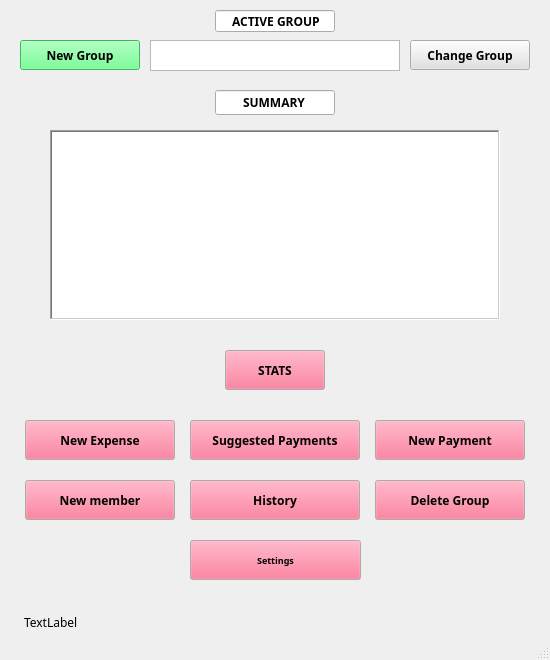
<?xml version="1.0" encoding="UTF-8"?>
<ui version="4.0">
 <class>mainWindow</class>
 <widget class="QMainWindow" name="mainWindow">
  <property name="geometry">
   <rect>
    <x>0</x>
    <y>0</y>
    <width>550</width>
    <height>660</height>
   </rect>
  </property>
  <property name="palette">
   <palette>
    <active>
     <colorrole role="Button">
      <brush brushstyle="SolidPattern">
       <color alpha="255">
        <red>255</red>
        <green>85</green>
        <blue>127</blue>
       </color>
      </brush>
     </colorrole>
    </active>
    <inactive>
     <colorrole role="Button">
      <brush brushstyle="SolidPattern">
       <color alpha="255">
        <red>255</red>
        <green>85</green>
        <blue>127</blue>
       </color>
      </brush>
     </colorrole>
    </inactive>
    <disabled>
     <colorrole role="Button">
      <brush brushstyle="SolidPattern">
       <color alpha="255">
        <red>255</red>
        <green>85</green>
        <blue>127</blue>
       </color>
      </brush>
     </colorrole>
    </disabled>
   </palette>
  </property>
  <property name="windowTitle">
   <string>MainWindow</string>
  </property>
  <widget class="QWidget" name="centralwidget">
   <widget class="QPushButton" name="newGroupButton">
    <property name="geometry">
     <rect>
      <x>20</x>
      <y>40</y>
      <width>120</width>
      <height>30</height>
     </rect>
    </property>
    <property name="palette">
     <palette>
      <active>
       <colorrole role="WindowText">
        <brush brushstyle="SolidPattern">
         <color alpha="255">
          <red>0</red>
          <green>0</green>
          <blue>0</blue>
         </color>
        </brush>
       </colorrole>
       <colorrole role="Button">
        <brush brushstyle="SolidPattern">
         <color alpha="255">
          <red>85</red>
          <green>255</green>
          <blue>127</blue>
         </color>
        </brush>
       </colorrole>
       <colorrole role="Light">
        <brush brushstyle="SolidPattern">
         <color alpha="255">
          <red>213</red>
          <green>255</green>
          <blue>223</blue>
         </color>
        </brush>
       </colorrole>
       <colorrole role="Midlight">
        <brush brushstyle="SolidPattern">
         <color alpha="255">
          <red>149</red>
          <green>255</green>
          <blue>175</blue>
         </color>
        </brush>
       </colorrole>
       <colorrole role="Dark">
        <brush brushstyle="SolidPattern">
         <color alpha="255">
          <red>42</red>
          <green>127</green>
          <blue>63</blue>
         </color>
        </brush>
       </colorrole>
       <colorrole role="Mid">
        <brush brushstyle="SolidPattern">
         <color alpha="255">
          <red>56</red>
          <green>170</green>
          <blue>84</blue>
         </color>
        </brush>
       </colorrole>
       <colorrole role="Text">
        <brush brushstyle="SolidPattern">
         <color alpha="255">
          <red>0</red>
          <green>0</green>
          <blue>0</blue>
         </color>
        </brush>
       </colorrole>
       <colorrole role="BrightText">
        <brush brushstyle="SolidPattern">
         <color alpha="255">
          <red>255</red>
          <green>255</green>
          <blue>255</blue>
         </color>
        </brush>
       </colorrole>
       <colorrole role="ButtonText">
        <brush brushstyle="SolidPattern">
         <color alpha="255">
          <red>0</red>
          <green>0</green>
          <blue>0</blue>
         </color>
        </brush>
       </colorrole>
       <colorrole role="Base">
        <brush brushstyle="SolidPattern">
         <color alpha="255">
          <red>255</red>
          <green>255</green>
          <blue>255</blue>
         </color>
        </brush>
       </colorrole>
       <colorrole role="Window">
        <brush brushstyle="SolidPattern">
         <color alpha="255">
          <red>85</red>
          <green>255</green>
          <blue>127</blue>
         </color>
        </brush>
       </colorrole>
       <colorrole role="Shadow">
        <brush brushstyle="SolidPattern">
         <color alpha="255">
          <red>0</red>
          <green>0</green>
          <blue>0</blue>
         </color>
        </brush>
       </colorrole>
       <colorrole role="AlternateBase">
        <brush brushstyle="SolidPattern">
         <color alpha="255">
          <red>170</red>
          <green>255</green>
          <blue>191</blue>
         </color>
        </brush>
       </colorrole>
       <colorrole role="ToolTipBase">
        <brush brushstyle="SolidPattern">
         <color alpha="255">
          <red>255</red>
          <green>255</green>
          <blue>220</blue>
         </color>
        </brush>
       </colorrole>
       <colorrole role="ToolTipText">
        <brush brushstyle="SolidPattern">
         <color alpha="255">
          <red>0</red>
          <green>0</green>
          <blue>0</blue>
         </color>
        </brush>
       </colorrole>
      </active>
      <inactive>
       <colorrole role="WindowText">
        <brush brushstyle="SolidPattern">
         <color alpha="255">
          <red>0</red>
          <green>0</green>
          <blue>0</blue>
         </color>
        </brush>
       </colorrole>
       <colorrole role="Button">
        <brush brushstyle="SolidPattern">
         <color alpha="255">
          <red>85</red>
          <green>255</green>
          <blue>127</blue>
         </color>
        </brush>
       </colorrole>
       <colorrole role="Light">
        <brush brushstyle="SolidPattern">
         <color alpha="255">
          <red>213</red>
          <green>255</green>
          <blue>223</blue>
         </color>
        </brush>
       </colorrole>
       <colorrole role="Midlight">
        <brush brushstyle="SolidPattern">
         <color alpha="255">
          <red>149</red>
          <green>255</green>
          <blue>175</blue>
         </color>
        </brush>
       </colorrole>
       <colorrole role="Dark">
        <brush brushstyle="SolidPattern">
         <color alpha="255">
          <red>42</red>
          <green>127</green>
          <blue>63</blue>
         </color>
        </brush>
       </colorrole>
       <colorrole role="Mid">
        <brush brushstyle="SolidPattern">
         <color alpha="255">
          <red>56</red>
          <green>170</green>
          <blue>84</blue>
         </color>
        </brush>
       </colorrole>
       <colorrole role="Text">
        <brush brushstyle="SolidPattern">
         <color alpha="255">
          <red>0</red>
          <green>0</green>
          <blue>0</blue>
         </color>
        </brush>
       </colorrole>
       <colorrole role="BrightText">
        <brush brushstyle="SolidPattern">
         <color alpha="255">
          <red>255</red>
          <green>255</green>
          <blue>255</blue>
         </color>
        </brush>
       </colorrole>
       <colorrole role="ButtonText">
        <brush brushstyle="SolidPattern">
         <color alpha="255">
          <red>0</red>
          <green>0</green>
          <blue>0</blue>
         </color>
        </brush>
       </colorrole>
       <colorrole role="Base">
        <brush brushstyle="SolidPattern">
         <color alpha="255">
          <red>255</red>
          <green>255</green>
          <blue>255</blue>
         </color>
        </brush>
       </colorrole>
       <colorrole role="Window">
        <brush brushstyle="SolidPattern">
         <color alpha="255">
          <red>85</red>
          <green>255</green>
          <blue>127</blue>
         </color>
        </brush>
       </colorrole>
       <colorrole role="Shadow">
        <brush brushstyle="SolidPattern">
         <color alpha="255">
          <red>0</red>
          <green>0</green>
          <blue>0</blue>
         </color>
        </brush>
       </colorrole>
       <colorrole role="AlternateBase">
        <brush brushstyle="SolidPattern">
         <color alpha="255">
          <red>170</red>
          <green>255</green>
          <blue>191</blue>
         </color>
        </brush>
       </colorrole>
       <colorrole role="ToolTipBase">
        <brush brushstyle="SolidPattern">
         <color alpha="255">
          <red>255</red>
          <green>255</green>
          <blue>220</blue>
         </color>
        </brush>
       </colorrole>
       <colorrole role="ToolTipText">
        <brush brushstyle="SolidPattern">
         <color alpha="255">
          <red>0</red>
          <green>0</green>
          <blue>0</blue>
         </color>
        </brush>
       </colorrole>
      </inactive>
      <disabled>
       <colorrole role="WindowText">
        <brush brushstyle="SolidPattern">
         <color alpha="255">
          <red>42</red>
          <green>127</green>
          <blue>63</blue>
         </color>
        </brush>
       </colorrole>
       <colorrole role="Button">
        <brush brushstyle="SolidPattern">
         <color alpha="255">
          <red>85</red>
          <green>255</green>
          <blue>127</blue>
         </color>
        </brush>
       </colorrole>
       <colorrole role="Light">
        <brush brushstyle="SolidPattern">
         <color alpha="255">
          <red>213</red>
          <green>255</green>
          <blue>223</blue>
         </color>
        </brush>
       </colorrole>
       <colorrole role="Midlight">
        <brush brushstyle="SolidPattern">
         <color alpha="255">
          <red>149</red>
          <green>255</green>
          <blue>175</blue>
         </color>
        </brush>
       </colorrole>
       <colorrole role="Dark">
        <brush brushstyle="SolidPattern">
         <color alpha="255">
          <red>42</red>
          <green>127</green>
          <blue>63</blue>
         </color>
        </brush>
       </colorrole>
       <colorrole role="Mid">
        <brush brushstyle="SolidPattern">
         <color alpha="255">
          <red>56</red>
          <green>170</green>
          <blue>84</blue>
         </color>
        </brush>
       </colorrole>
       <colorrole role="Text">
        <brush brushstyle="SolidPattern">
         <color alpha="255">
          <red>42</red>
          <green>127</green>
          <blue>63</blue>
         </color>
        </brush>
       </colorrole>
       <colorrole role="BrightText">
        <brush brushstyle="SolidPattern">
         <color alpha="255">
          <red>255</red>
          <green>255</green>
          <blue>255</blue>
         </color>
        </brush>
       </colorrole>
       <colorrole role="ButtonText">
        <brush brushstyle="SolidPattern">
         <color alpha="255">
          <red>42</red>
          <green>127</green>
          <blue>63</blue>
         </color>
        </brush>
       </colorrole>
       <colorrole role="Base">
        <brush brushstyle="SolidPattern">
         <color alpha="255">
          <red>85</red>
          <green>255</green>
          <blue>127</blue>
         </color>
        </brush>
       </colorrole>
       <colorrole role="Window">
        <brush brushstyle="SolidPattern">
         <color alpha="255">
          <red>85</red>
          <green>255</green>
          <blue>127</blue>
         </color>
        </brush>
       </colorrole>
       <colorrole role="Shadow">
        <brush brushstyle="SolidPattern">
         <color alpha="255">
          <red>0</red>
          <green>0</green>
          <blue>0</blue>
         </color>
        </brush>
       </colorrole>
       <colorrole role="AlternateBase">
        <brush brushstyle="SolidPattern">
         <color alpha="255">
          <red>85</red>
          <green>255</green>
          <blue>127</blue>
         </color>
        </brush>
       </colorrole>
       <colorrole role="ToolTipBase">
        <brush brushstyle="SolidPattern">
         <color alpha="255">
          <red>255</red>
          <green>255</green>
          <blue>220</blue>
         </color>
        </brush>
       </colorrole>
       <colorrole role="ToolTipText">
        <brush brushstyle="SolidPattern">
         <color alpha="255">
          <red>0</red>
          <green>0</green>
          <blue>0</blue>
         </color>
        </brush>
       </colorrole>
      </disabled>
     </palette>
    </property>
    <property name="font">
     <font>
      <family>Lucida Calligraphy</family>
      <weight>75</weight>
      <italic>false</italic>
      <bold>true</bold>
     </font>
    </property>
    <property name="acceptDrops">
     <bool>false</bool>
    </property>
    <property name="text">
     <string>New Group</string>
    </property>
   </widget>
   <widget class="QPushButton" name="changeGroupButton">
    <property name="geometry">
     <rect>
      <x>410</x>
      <y>40</y>
      <width>120</width>
      <height>30</height>
     </rect>
    </property>
    <property name="palette">
     <palette>
      <active>
       <colorrole role="Button">
        <brush brushstyle="SolidPattern">
         <color alpha="255">
          <red>225</red>
          <green>225</green>
          <blue>225</blue>
         </color>
        </brush>
       </colorrole>
      </active>
      <inactive>
       <colorrole role="Button">
        <brush brushstyle="SolidPattern">
         <color alpha="255">
          <red>225</red>
          <green>225</green>
          <blue>225</blue>
         </color>
        </brush>
       </colorrole>
      </inactive>
      <disabled>
       <colorrole role="Button">
        <brush brushstyle="SolidPattern">
         <color alpha="255">
          <red>225</red>
          <green>225</green>
          <blue>225</blue>
         </color>
        </brush>
       </colorrole>
      </disabled>
     </palette>
    </property>
    <property name="font">
     <font>
      <family>Lucida Calligraphy</family>
      <weight>75</weight>
      <bold>true</bold>
     </font>
    </property>
    <property name="text">
     <string>Change Group</string>
    </property>
   </widget>
   <widget class="QTextBrowser" name="textBrowser">
    <property name="enabled">
     <bool>true</bool>
    </property>
    <property name="geometry">
     <rect>
      <x>150</x>
      <y>40</y>
      <width>250</width>
      <height>31</height>
     </rect>
    </property>
    <property name="palette">
     <palette>
      <active>
       <colorrole role="WindowText">
        <brush brushstyle="SolidPattern">
         <color alpha="255">
          <red>0</red>
          <green>0</green>
          <blue>0</blue>
         </color>
        </brush>
       </colorrole>
       <colorrole role="Text">
        <brush brushstyle="SolidPattern">
         <color alpha="255">
          <red>0</red>
          <green>0</green>
          <blue>255</blue>
         </color>
        </brush>
       </colorrole>
      </active>
      <inactive>
       <colorrole role="WindowText">
        <brush brushstyle="SolidPattern">
         <color alpha="255">
          <red>0</red>
          <green>0</green>
          <blue>0</blue>
         </color>
        </brush>
       </colorrole>
       <colorrole role="Text">
        <brush brushstyle="SolidPattern">
         <color alpha="255">
          <red>0</red>
          <green>0</green>
          <blue>255</blue>
         </color>
        </brush>
       </colorrole>
      </inactive>
      <disabled>
       <colorrole role="WindowText">
        <brush brushstyle="SolidPattern">
         <color alpha="255">
          <red>120</red>
          <green>120</green>
          <blue>120</blue>
         </color>
        </brush>
       </colorrole>
       <colorrole role="Text">
        <brush brushstyle="SolidPattern">
         <color alpha="255">
          <red>120</red>
          <green>120</green>
          <blue>120</blue>
         </color>
        </brush>
       </colorrole>
      </disabled>
     </palette>
    </property>
    <property name="font">
     <font>
      <family>Segoe Print</family>
      <pointsize>10</pointsize>
      <weight>75</weight>
      <bold>true</bold>
     </font>
    </property>
    <property name="verticalScrollBarPolicy">
     <enum>Qt::ScrollBarAlwaysOff</enum>
    </property>
    <property name="horizontalScrollBarPolicy">
     <enum>Qt::ScrollBarAlwaysOff</enum>
    </property>
    <property name="html">
     <string>&lt;!DOCTYPE HTML PUBLIC &quot;-//W3C//DTD HTML 4.0//EN&quot; &quot;http://www.w3.org/TR/REC-html40/strict.dtd&quot;&gt;
&lt;html&gt;&lt;head&gt;&lt;meta name=&quot;qrichtext&quot; content=&quot;1&quot; /&gt;&lt;style type=&quot;text/css&quot;&gt;
p, li { white-space: pre-wrap; }
&lt;/style&gt;&lt;/head&gt;&lt;body style=&quot; font-family:'Segoe Print'; font-size:10pt; font-weight:600; font-style:normal;&quot;&gt;
&lt;p align=&quot;center&quot; style=&quot;-qt-paragraph-type:empty; margin-top:0px; margin-bottom:0px; margin-left:0px; margin-right:0px; -qt-block-indent:0; text-indent:0px; font-family:'MS Shell Dlg 2'; font-size:8pt; font-weight:400;&quot;&gt;&lt;br /&gt;&lt;/p&gt;&lt;/body&gt;&lt;/html&gt;</string>
    </property>
   </widget>
   <widget class="QLineEdit" name="lineEdit">
    <property name="geometry">
     <rect>
      <x>215</x>
      <y>10</y>
      <width>120</width>
      <height>22</height>
     </rect>
    </property>
    <property name="font">
     <font>
      <family>Rockwell</family>
      <weight>75</weight>
      <italic>false</italic>
      <bold>true</bold>
     </font>
    </property>
    <property name="text">
     <string> ACTIVE GROUP</string>
    </property>
    <property name="alignment">
     <set>Qt::AlignCenter</set>
    </property>
    <property name="readOnly">
     <bool>true</bool>
    </property>
   </widget>
   <widget class="QLineEdit" name="lineEdit_2">
    <property name="geometry">
     <rect>
      <x>215</x>
      <y>90</y>
      <width>120</width>
      <height>25</height>
     </rect>
    </property>
    <property name="font">
     <font>
      <family>Rockwell</family>
      <weight>75</weight>
      <italic>false</italic>
      <bold>true</bold>
     </font>
    </property>
    <property name="text">
     <string>SUMMARY</string>
    </property>
    <property name="alignment">
     <set>Qt::AlignCenter</set>
    </property>
    <property name="readOnly">
     <bool>true</bool>
    </property>
   </widget>
   <widget class="QTextBrowser" name="displayText">
    <property name="geometry">
     <rect>
      <x>50</x>
      <y>130</y>
      <width>450</width>
      <height>190</height>
     </rect>
    </property>
    <property name="font">
     <font>
      <family>Maiandra GD</family>
      <pointsize>10</pointsize>
      <weight>75</weight>
      <bold>true</bold>
     </font>
    </property>
    <property name="frameShape">
     <enum>QFrame::WinPanel</enum>
    </property>
    <property name="frameShadow">
     <enum>QFrame::Sunken</enum>
    </property>
    <property name="lineWidth">
     <number>1</number>
    </property>
    <property name="midLineWidth">
     <number>0</number>
    </property>
   </widget>
   <widget class="QPushButton" name="statsButton">
    <property name="geometry">
     <rect>
      <x>225</x>
      <y>350</y>
      <width>100</width>
      <height>40</height>
     </rect>
    </property>
    <property name="font">
     <font>
      <family>Lucida Calligraphy</family>
      <weight>75</weight>
      <bold>true</bold>
     </font>
    </property>
    <property name="text">
     <string>STATS</string>
    </property>
   </widget>
   <widget class="QPushButton" name="newMemberButton">
    <property name="geometry">
     <rect>
      <x>25</x>
      <y>480</y>
      <width>150</width>
      <height>40</height>
     </rect>
    </property>
    <property name="font">
     <font>
      <family>Lucida Calligraphy</family>
      <weight>75</weight>
      <bold>true</bold>
     </font>
    </property>
    <property name="text">
     <string>New member</string>
    </property>
   </widget>
   <widget class="QPushButton" name="suggestedPaymentsButton">
    <property name="geometry">
     <rect>
      <x>190</x>
      <y>420</y>
      <width>170</width>
      <height>40</height>
     </rect>
    </property>
    <property name="font">
     <font>
      <family>Lucida Calligraphy</family>
      <weight>75</weight>
      <bold>true</bold>
     </font>
    </property>
    <property name="text">
     <string>Suggested Payments</string>
    </property>
   </widget>
   <widget class="QPushButton" name="deleteGroupButton">
    <property name="geometry">
     <rect>
      <x>375</x>
      <y>480</y>
      <width>150</width>
      <height>40</height>
     </rect>
    </property>
    <property name="font">
     <font>
      <family>Lucida Calligraphy</family>
      <weight>75</weight>
      <bold>true</bold>
     </font>
    </property>
    <property name="text">
     <string>Delete Group</string>
    </property>
   </widget>
   <widget class="QPushButton" name="newPaymentButton">
    <property name="geometry">
     <rect>
      <x>375</x>
      <y>420</y>
      <width>150</width>
      <height>40</height>
     </rect>
    </property>
    <property name="font">
     <font>
      <family>Lucida Calligraphy</family>
      <weight>75</weight>
      <bold>true</bold>
     </font>
    </property>
    <property name="text">
     <string>New Payment</string>
    </property>
   </widget>
   <widget class="QPushButton" name="newExpenseButton">
    <property name="geometry">
     <rect>
      <x>25</x>
      <y>420</y>
      <width>150</width>
      <height>40</height>
     </rect>
    </property>
    <property name="font">
     <font>
      <family>Lucida Calligraphy</family>
      <weight>75</weight>
      <bold>true</bold>
     </font>
    </property>
    <property name="text">
     <string>New Expense</string>
    </property>
   </widget>
   <widget class="QLabel" name="disclaimer">
    <property name="geometry">
     <rect>
      <x>24</x>
      <y>610</y>
      <width>500</width>
      <height>25</height>
     </rect>
    </property>
    <property name="font">
     <font>
      <family>OCR A Extended</family>
      <pointsize>9</pointsize>
     </font>
    </property>
    <property name="text">
     <string>TextLabel</string>
    </property>
   </widget>
   <widget class="QPushButton" name="settingsButton">
    <property name="geometry">
     <rect>
      <x>190</x>
      <y>540</y>
      <width>171</width>
      <height>40</height>
     </rect>
    </property>
    <property name="font">
     <font>
      <family>Lucida Calligraphy</family>
      <pointsize>7</pointsize>
      <weight>75</weight>
      <bold>true</bold>
     </font>
    </property>
    <property name="text">
     <string>Settings</string>
    </property>
   </widget>
   <widget class="QPushButton" name="historyButton">
    <property name="geometry">
     <rect>
      <x>190</x>
      <y>480</y>
      <width>170</width>
      <height>40</height>
     </rect>
    </property>
    <property name="font">
     <font>
      <family>Lucida Calligraphy</family>
      <weight>75</weight>
      <bold>true</bold>
     </font>
    </property>
    <property name="text">
     <string>History</string>
    </property>
   </widget>
  </widget>
  <widget class="QStatusBar" name="statusbar"/>
 </widget>
 <resources/>
 <connections/>
</ui>
